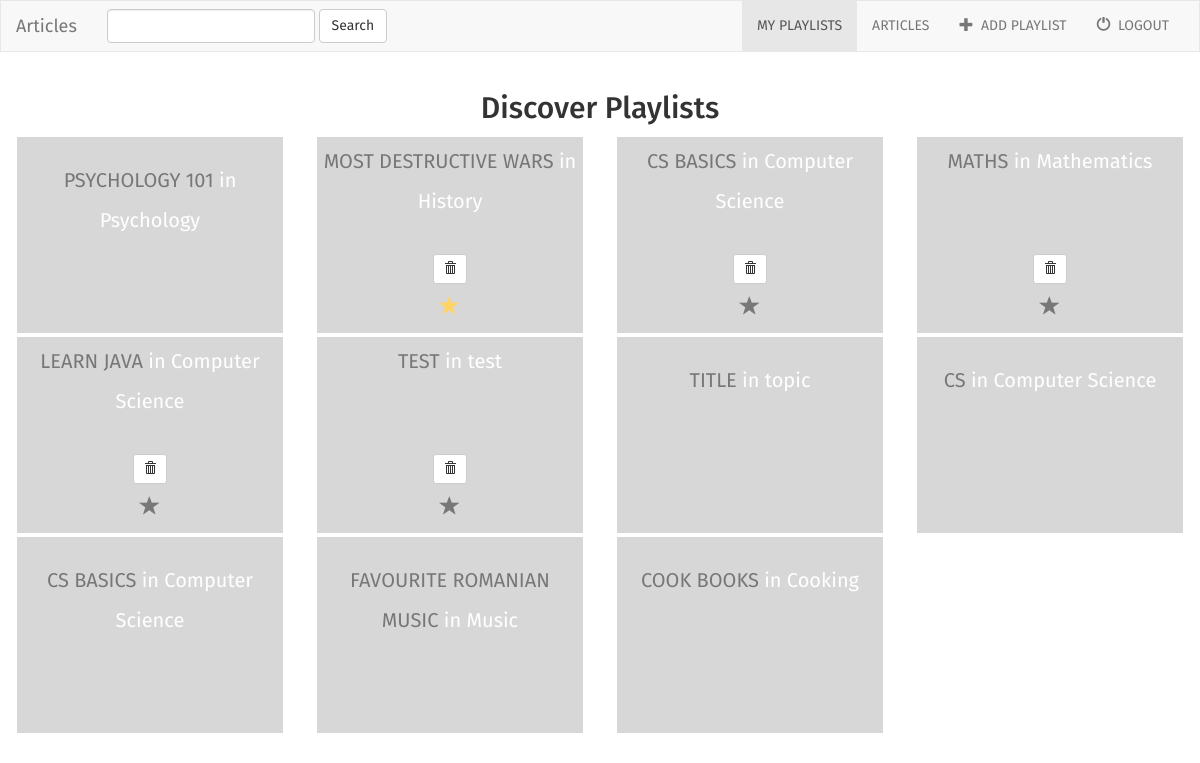
The page /articles/discover/ (signed in) on the database its author committed.
### articles/models.py (models this page shows, shortened)
class Playlist(models.Model):
    user = models.ForeignKey(User, default=1)
    playlist_creator = models.CharField(max_length=200)
    playlist_title = models.CharField(max_length=200)
    playlist_topic = models.CharField(max_length=200)
    is_favourite = models.BooleanField(default=False)

### articles/views.py (the view)
def discover(request):
    if not request.user.is_authenticated():
        nav_bar = 'articles/base_visitor.html'
        playlists = Playlist.objects.all()
        article_results = Article.objects.all()
        user_results = User.objects.all()
        query = request.GET.get('q')
        if query:
            return search_database(request, query, nav_bar)
        else:
            return render(request, 'articles/index.html', {'playlists': playlists, 'nav_bar': nav_bar})
    else:
        nav_bar = 'articles/base.html'
        playlists = Playlist.objects.all()
        article_results = Article.objects.all()
        user_results = User.objects.all()
        query = request.GET.get('q')
        if query:
            return search_database(request, query, nav_bar)
        else:
            return render(request, 'articles/index.html', {'playlists': playlists, 'nav_bar': nav_bar})

### articles/templates/articles/index.html (shortened to what this page needs)
{% extends nav_bar %}
{% block playlists_active %}active{% endblock %}
{% block body %}
<div class="playlists-container container-fluid">
  <div class="row">
    <div class="col-sm-12">
      {% if not user.username or request.path == "/articles/discover/" %}
        <h2>Discover Playlists</h2>
      {% else %}
        <h2>{{ user.username }}'s Playlists</h2>
      {% endif %}
    </div>
    {% if playlists %}
        {% for playlist in playlists %}
          <div class="col-lg-3 col-md-4 col-sm-6 col-xs-12">
            <div class="playlist-wrapper">
              <div class="article-info">
                <p>
                  {% if user.username %}
                    <a href="{% url 'articles:detail' playlist.id %}">
                      {{ playlist.playlist_title }}
                    </a>
                    in {{ playlist.playlist_topic }}
                  {% else %}
                    <a href="{% url 'articles:detail_not_authenticated' playlist.id %}">
                      {{ playlist.playlist_title }}
                    </a>
                    in {{ playlist.playlist_topic }}
                  {% endif %}
                </p>
              </div>
              {% if user.username == playlist.user.username %}
                <form action="{% url 'articles:delete_playlist' playlist.id %}" method="post" style="display: inline;">
                  <button type="submit" class="btn btn-default btn-sm">
                    <span class="glyphicon glyphicon-trash"></span>
                  </button>
                </form>
                <a href="{% url 'articles:favourite_playlist' playlist.id %}" class="btn btn-sm btn-favourite" role="button">
                  <span class="glyphicon glyphicon-star {% if playlist.is_favourite %} active {% endif %}"></span>
                </a>
              {% endif %}
            </div>
          </div>
        {% endfor %}
    {% endif %}
  </div>
</div>
{% endblock %}

### articles/static/style.css (style rules this page uses)
body { background: white; font-family: 'Fira Sans' }
.playlists-container { text-align: center; }
.playlists-container a { color: #777; font-size: 20px; text-transform: uppercase; }
.playlist-wrapper { height: 200px; background: #d7d7d7; border: 2px solid white; display: flex; flex-direction: column; justify-content: center; align-items: center; color: white; font-size: 20px; text-transform: none; line-height: 2; transition: all 0.3s ease-in; padding: 4px; }
.article-info { height: 80%; width: 100%; }
.wrapper a { color: #777; font-size: 20px; text-transform: uppercase; }
.active { color: #FFD366; }

### rows shown on the page
Playlist: playlist_title "PSYCHOLOGY 101", playlist_topic "Psychology"
Playlist: playlist_title "MOST DESTRUCTIVE WARS", playlist_topic "History", is_favourite True (drawn)
Playlist: playlist_title "CS BASICS", playlist_topic "Computer Science", is_favourite False (drawn)
Playlist: playlist_title "MATHS", playlist_topic "Mathematics", is_favourite False (drawn)
Playlist: playlist_title "LEARN JAVA", playlist_topic "Computer Science", is_favourite False (drawn)
Playlist: playlist_title "TEST", playlist_topic "test", is_favourite False (drawn)
Playlist: playlist_title "TITLE", playlist_topic "topic"
Playlist: playlist_title "CS", playlist_topic "Computer Science"
Playlist: playlist_title "CS BASICS", playlist_topic "Computer Science"
Playlist: playlist_title "FAVOURITE ROMANIAN MUSIC", playlist_topic "Music"
Playlist: playlist_title "COOK BOOKS", playlist_topic "Cooking"
